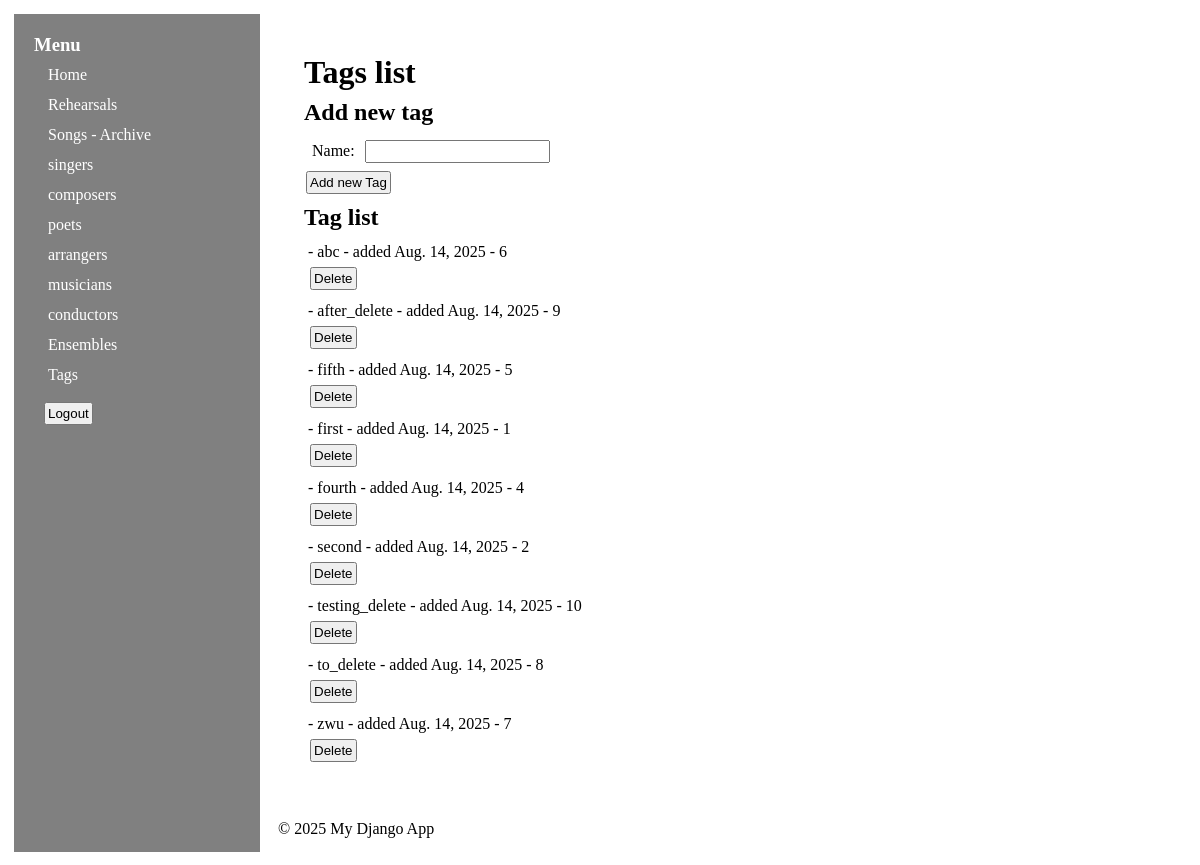
The page /tag/ (signed in) on the database its author committed.
### secondapp/models.py (models this page shows, shortened)
class Tag(models.Model):
    name = models.CharField(max_length=100, unique=True)
    date_added = models.DateField(auto_now_add=True)
    created_at = models.DateTimeField(auto_now_add=True)
    updated_at = models.DateTimeField(auto_now=True)
    class Meta:
        ordering = ["name"]

### secondapp/views.py (the view)
# urls.py: path("tag/", views.TagListAndCreateView.as_view(), name="tag"),
class TagListAndCreateView(TagListAndCreateMixin, View):
    pass

### secondapp/forms.py
class TagForm(forms.ModelForm):
    class Meta:
        model = Tag
        fields = ["name"]

### secondapp/context_processors.py (called while the page is built)
def roles_context(request):
    return {"all_roles": list(PersonRoleMixin.role_model_form_map.keys())}

### secondapp/mixins.py (called while the page is built)
    def get_context_data(self, **kwargs):
        context = super().get_context_data(**kwargs)
        context["form"] = self.get_form()
        return context

### secondapp/templates/secondapp/tag_list_create.html (shortened to what this page needs)
{% extends "secondapp/base.html" %}
{% block content %}
<h1>Tags list</h1>
<h2> Add new tag </h2>
<form method="post">
    {{ form.as_p }}
    <button type="submit">Add new Tag</button>
</form>
<h2> Tag list </h2>
<ul>
{% for tag in tags %}
    <p>- {{ tag.name }}
    - added  {{ tag.date_added }} - {{tag.pk}}
    <form method="post" style="display: inline;">
        <button type="submit" name="delete_tag" onclick="return confirm('Are you sure?')">Delete</button>
      </form>
    </p>
{% endfor %}
</ul>
{% endblock %}

### secondapp/static/secondapp/style.css (style rules this page uses)
* { margin: 2px; padding: 2px; box-sizing: border-box; }

### rows shown on the page
Tag: name "abc", date_added "Aug. 14, 2025", pk "6"
Tag: name "after_delete", date_added "Aug. 14, 2025", pk "9"
Tag: name "fifth", date_added "Aug. 14, 2025", pk "5"
Tag: name "first", date_added "Aug. 14, 2025", pk "1"
Tag: name "fourth", date_added "Aug. 14, 2025", pk "4"
Tag: name "second", date_added "Aug. 14, 2025", pk "2"
Tag: name "testing_delete", date_added "Aug. 14, 2025", pk "10"
Tag: name "to_delete", date_added "Aug. 14, 2025", pk "8"
Tag: name "zwu", date_added "Aug. 14, 2025", pk "7"

### other values the page prints
{{ role }} "singer" "composer" "poet" "arranger" "musician" "conductor"
